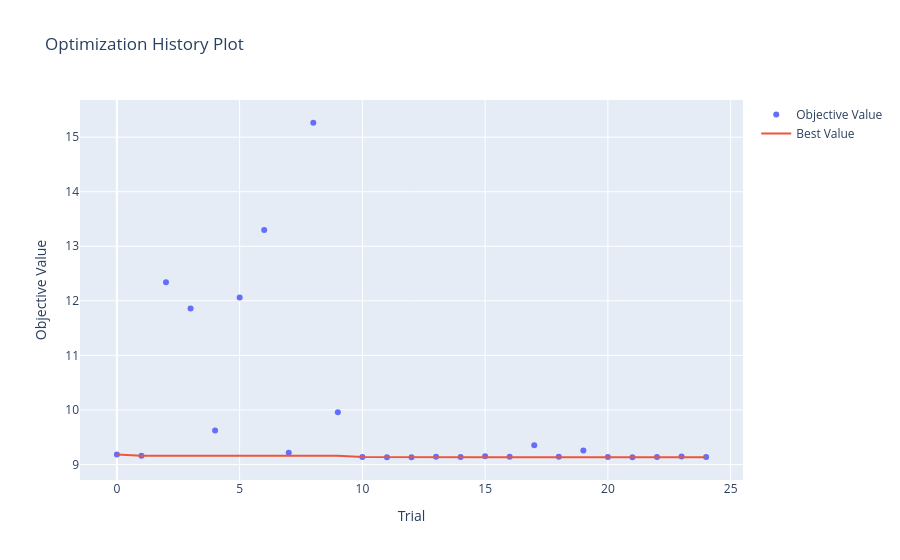

The code cell stored with this chart in its notebook:
### Markdown cell above
## 8. Visualizaciones de Optuna

### Code cell
# 1. Historia de optimización
fig = vis.plot_optimization_history(study)
# fig.write_image('optuna_optimization_history.png')
fig.show()
print("✓ Historia guardada en 'optuna_optimization_history.png'")

### Figure 1 — Plotly figure (JSON) as saved in the notebook; plotly's stock layout.template omitted (floating-point values rounded to 4 significant figures)
{"data": [{"mode": "markers", "name": "Objective Value", "type": "scatter", "x": [0, 1, 2, 3, 4, 5, 6, 7, 8, 9, 10, 11, 12, 13, 14, 15, 16, 17, 18, 19, 20, 21, 22, 23, 24], "y": [9.183, 9.157, 12.34, 11.86, 9.624, 12.06, 13.3, 9.213, 15.26, 9.957, 9.136, 9.133, 9.132, 9.141, 9.136, 9.148, 9.143, 9.35, 9.14, 9.255, 9.137, 9.134, 9.134, 9.144, 9.136]}, {"mode": "lines", "name": "Best Value", "type": "scatter", "x": [0, 1, 2, 3, 4, 5, 6, 7, 8, 9, 10, 11, 12, 13, 14, 15, 16, 17, 18, 19, 20, 21, 22, 23, 24], "y": [9.183, 9.157, 9.157, 9.157, 9.157, 9.157, 9.157, 9.157, 9.157, 9.157, 9.136, 9.133, 9.132, 9.132, 9.132, 9.132, 9.132, 9.132, 9.132, 9.132, 9.132, 9.132, 9.132, 9.132, 9.132]}, {"marker": {"color": "#cccccc"}, "mode": "markers", "name": "Infeasible Trial", "showlegend": false, "type": "scatter", "x": [], "y": []}], "layout": {"title": {"text": "Optimization History Plot"}, "xaxis": {"title": {"text": "Trial"}}, "yaxis": {"title": {"text": "Objective Value"}}}}
